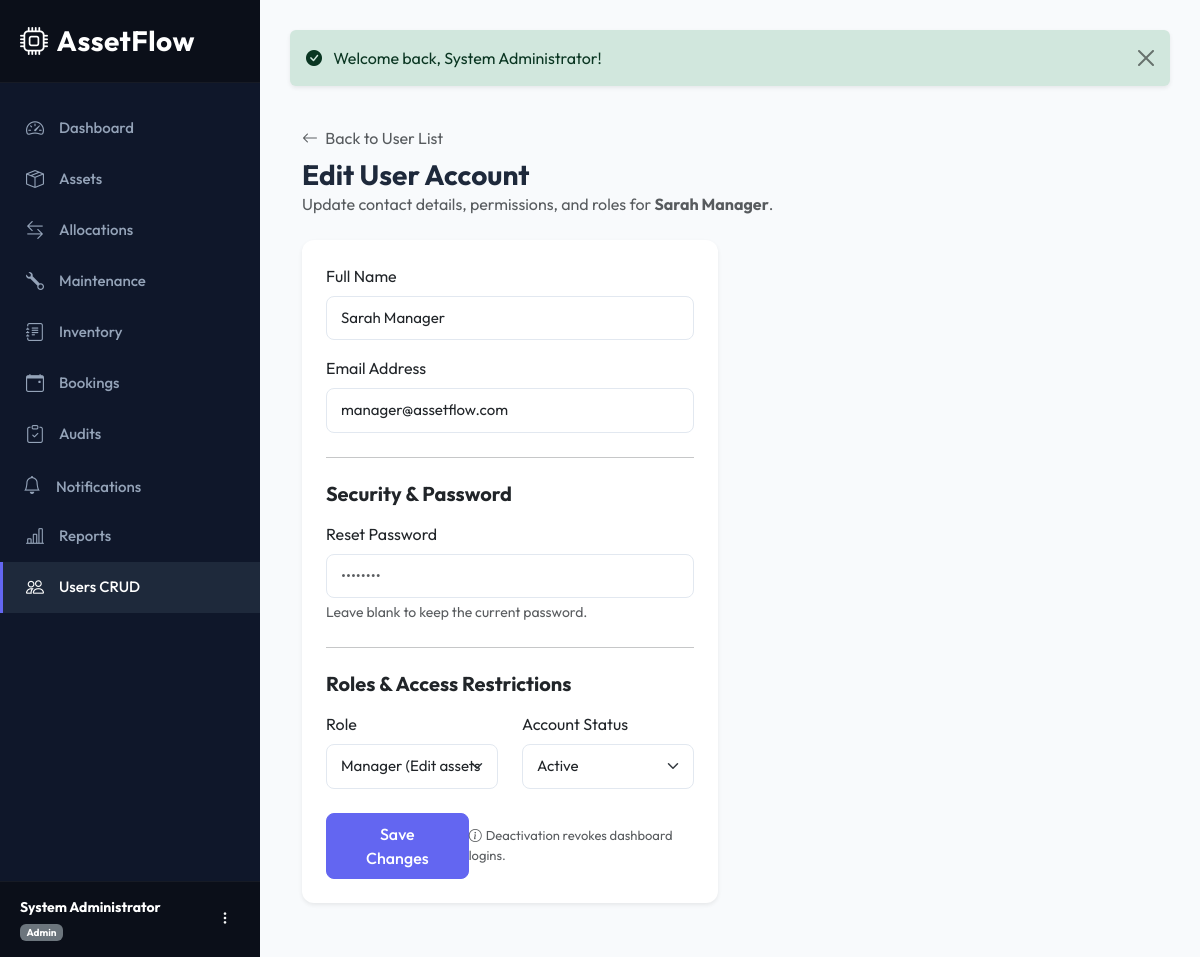
Screenshot of /users/edit?id=2 (signed in) with the database file from the repository.
### tables this page shows
CREATE TABLE `employees` (
  `id` INT AUTO_INCREMENT PRIMARY KEY,
  `role_id` INT NOT NULL,
  `department_id` INT DEFAULT NULL,
  `name` VARCHAR(100) NOT NULL,
  `email` VARCHAR(150) NOT NULL UNIQUE,
  `password_hash` VARCHAR(255) NOT NULL,
  `status` ENUM('Active', 'Inactive') NOT NULL DEFAULT 'Active',
  `profile_picture` VARCHAR(255) DEFAULT NULL,
  `preferences` TEXT DEFAULT NULL,
  `created_at` TIMESTAMP DEFAULT CURRENT_TIMESTAMP,
  `updated_at` TIMESTAMP DEFAULT CURRENT_TIMESTAMP ON UPDATE CURRENT_TIMESTAMP,
  FOREIGN KEY (`role_id`) REFERENCES `roles`(`id`) ON DELETE RESTRICT,
  FOREIGN KEY (`department_id`) REFERENCES `departments`(`id`) ON DELETE SET NULL
);

CREATE TABLE `roles` (
  `id` INT AUTO_INCREMENT PRIMARY KEY,
  `name` VARCHAR(50) NOT NULL UNIQUE,
  `permissions` TEXT COMMENT 'JSON formatted permission keys list',
  `created_at` TIMESTAMP DEFAULT CURRENT_TIMESTAMP
);

### app/core/Controller.php (called while the page is built, shortened)
<?php
abstract class Controller {
    protected function view($view, $data = []) {
        View::render($view, $data);
    }
}

### app/controllers/UserController.php (called while the page is built, shortened)
<?php
class UserController extends Controller {
    private $userModel;
    public function __construct() {
        $this->userModel = new User();
    }
    public function edit() {
        $id = $_GET['id'] ?? null;
        $user = $this->userModel->getById($id);
        $error = '';
        $this->view('users/edit', [
            'title' => 'Edit User - ' . $user['name'],
            'user' => $user,
            'error' => $error,
            'is_profile' => false
        ]);
    }
}

### public/index.php (called while the page is built, shortened)
<?php
require_once __DIR__ . '/../config/database.php';
require_once __DIR__ . '/../config/session.php';
require_once __DIR__ . '/../config/autoload.php';
if (file_exists(__DIR__ . '/../vendor/autoload.php')) {
    require_once __DIR__ . '/../vendor/autoload.php';
}
$router = new Router();
$router->add('auth/login',           'AuthController@login');
$router->add('auth/register',        'AuthController@register');
$router->add('auth/logout',          'AuthController@logout');
$router->add('auth/forgot-password', 'AuthController@forgotPassword');
$router->add('auth/reset-password',  'AuthController@resetPassword');
$router->add('dashboard',            'DashboardController@index');
$router->add('assets',               'AssetController@index');
$router->add('assets/create',        'AssetController@create');
$router->add('assets/edit',          'AssetController@edit');
$router->add('assets/view',          'AssetController@show');
$router->add('assets/delete',        'AssetController@delete');
$router->add('allocations',          'AllocationController@index');
$router->add('allocations/create',   'AllocationController@create');
$router->add('allocations/return',   'AllocationController@return');
$router->add('maintenance',          'MaintenanceController@index');
$router->add('maintenance/create',   'MaintenanceController@create');
$router->add('maintenance/edit',     'MaintenanceController@edit');
$router->add('inventory',            'InventoryController@index');
$router->add('inventory/create',     'InventoryController@create');
$router->add('inventory/edit',       'InventoryController@edit');
$router->add('reports',              'ReportController@index');
$router->add('reports/valuation',    'ReportController@valuation');
$router->add('reports/maintenance',  'ReportController@maintenance');
$router->add('reports/utilization',  'ReportController@utilization');
$router->add('reports/department',   'ReportController@department');
$router->add('reports/booking',      'ReportController@booking');
$router->add('reports/audit',        'ReportController@audit');
$router->add('reports/export',       'ReportController@export');
$router->add('users',                'UserController@index');
$router->add('users/create',         'UserController@create');
$router->add('users/edit',           'UserController@edit');
$router->add('profile',              'UserController@profile');
$router->add('departments',          'DepartmentController@index');
$router->add('departments/create',   'DepartmentController@create');
$router->add('departments/edit',     'DepartmentController@edit');
$router->add('departments/delete',   'DepartmentController@delete');
$router->add('categories',           'CategoryController@index');
$router->add('categories/create',    'CategoryController@create');
$router->add('categories/edit',      'CategoryController@edit');
$router->add('categories/delete',    'CategoryController@delete');
$router->add('bookings',             'BookingController@index');
$router->add('bookings/create',      'BookingController@create');
$router->add('bookings/cancel',      'BookingController@cancel');
$router->add('audits',               'AuditController@index');
$router->add('audits/create',        'AuditController@create');
$router->add('audits/view',          'AuditController@details');
$router->add('audits/verify',        'AuditController@verify');
$router->add('audits/close',         'AuditController@close');
$router->add('audits/report',        'AuditController@report');
$router->add('notifications',         'NotificationController@index');
$router->add('notifications/read',    'NotificationController@read');
$router->add('notifications/readAll', 'NotificationController@readAll');
$router->dispatch($_SERVER['REQUEST_URI']);

### config/autoload.php (called while the page is built, shortened)
<?php
spl_autoload_register(function ($class) {
    $prefix = 'App\\';
    $baseDir = dirname(__DIR__) . '/app/';
    $len = strlen($prefix);
    $relativeClass = substr($class, $len);
    $file = $baseDir . str_replace('\\', '/', $relativeClass) . '.php';
});

### app/core/Database.php (called while the page is built, shortened)
<?php
class Database {
    private static $instance = null;
    public static function getConnection() {
        if (self::$instance === null) {
            try {
                $dsn = "mysql:host=" . DB_HOST . ";port=" . DB_PORT . ";dbname=" . DB_NAME . ";charset=utf8mb4";
                self::$instance = new PDO($dsn, DB_USER, DB_PASS, [
                    PDO::ATTR_ERRMODE => PDO::ERRMODE_EXCEPTION,
                    PDO::ATTR_DEFAULT_FETCH_MODE => PDO::FETCH_ASSOC,
                    PDO::ATTR_EMULATE_PREPARES => false,
                ]);
            } catch (PDOException $e) {
                die("Critical System Error: Unable to establish database connection. Details: " . $e->getMessage());
            }
        }
        return self::$instance;
    }
}

### app/core/Model.php (called while the page is built, shortened)
<?php
abstract class Model {
    public function __construct() {
        $this->db = Database::getConnection();
    }
}

### app/models/User.php (called while the page is built, shortened)
<?php
class User extends Model {
    public function getById($id) {
        $stmt = $this->db->prepare("
            SELECT e.*, r.name as role
            FROM employees e
            JOIN roles r ON e.role_id = r.id
            WHERE e.id = :id
            LIMIT 1
        ");
        $stmt->execute([':id' => $id]);
        return $stmt->fetch();
    }
}

### app/core/Session.php (called while the page is built, shortened)
<?php
class Session {
    public static function get($key, $default = null) {
        return $_SESSION[$key] ?? $default;
    }
    public static function getUserId() {
        return self::get('user_id');
    }
}

### app/views/users/edit.php (the view, shortened to what this page needs)
<div class="container-fluid py-4">
    <div class="mb-4">
        <?php if ($is_profile): ?>
            <h1 class="h3 mb-0 fw-bold">My Account Profile</h1>
            <p class="text-muted">Manage your personal account details and update security password.</p>
        <?php else: ?>
            <a href="<?php echo BASE_URL; ?>/users" class="text-decoration-none text-muted"><i class="bi bi-arrow-left me-1"></i> Back to User List</a>
            <h1 class="h3 mt-2 mb-0 fw-bold">Edit User Account</h1>
            <p class="text-muted">Update contact details, permissions, and roles for <strong><?php echo htmlspecialchars($user['name']); ?></strong>.</p>
        <?php endif; ?>
    </div>
    <div class="row">
        <div class="col-lg-8 col-xl-6">
            <div class="card shadow-sm border-0">
                <div class="card-body p-4">
                    <form action="<?php echo $is_profile ? BASE_URL . '/profile' : BASE_URL . '/users/edit?id=' . $user['id']; ?>" method="POST">
                        <div class="mb-3">
                            <label for="name" class="form-label">Full Name</label>
                            <input type="text" class="form-control" id="name" name="name" required placeholder="John Doe" value="<?php echo htmlspecialchars($user['name']); ?>" autofocus>
                        </div>
                        <div class="mb-3">
                            <label for="email" class="form-label">Email Address</label>
                            <input type="email" class="form-control" id="email" name="email" required placeholder="john.doe@company.com" value="<?php echo htmlspecialchars($user['email']); ?>">
                        </div>
                        <hr class="my-4" style="background-color: var(--border-color);">
                        <h5 class="fw-bold mb-3">Security & Password</h5>
                        <div class="mb-3">
                            <label for="password" class="form-label"><?php echo $is_profile ? 'New Password' : 'Reset Password'; ?></label>
                            <input type="password" class="form-control" id="password" name="password" placeholder="••••••••">
                            <div class="form-text">Leave blank to keep the current password.</div>
                        </div>
                        <?php if (!$is_profile): ?>
                            <hr class="my-4" style="background-color: var(--border-color);">
                            <h5 class="fw-bold mb-3">Roles & Access Restrictions</h5>
                            <div class="row mb-4">
                                <div class="col-md-6 mb-3 mb-md-0">
                                    <label for="role" class="form-label">Role</label>
                                    <select class="form-select" id="role" name="role">
                                        <option value="Manager" <?php echo $user['role'] === 'Manager' ? 'selected' : ''; ?>>Manager (Edit assets & allocate)</option>
                                    </select>
                                </div>
                                <div class="col-md-6">
                                    <label for="status" class="form-label">Account Status</label>
                                    <select class="form-select" id="status" name="status">
                                        <option value="Active" <?php echo $user['status'] === 'Active' ? 'selected' : ''; ?>>Active</option>
                                    </select>
                                </div>
                            </div>
                        <?php endif; ?>
                        <div class="d-flex justify-content-between align-items-center mt-4">
                            <button type="submit" class="btn btn-primary px-4 py-2">
                                <?php echo $is_profile ? 'Update Profile' : 'Save Changes'; ?>
                            </button>
                            <?php if (!$is_profile && (int)$user['id'] !== (int)Session::getUserId()): ?>
                                <span class="text-muted" style="font-size: 13px;"><i class="bi bi-info-circle me-1"></i>Deactivation revokes dashboard logins.</span>
                            <?php endif; ?>
                        </div>
                    </form>
                </div>
            </div>
        </div>
    </div>
</div>

### public/css/style.css (style rules this page uses)
:root { --primary-bg: #f8fafc; --sidebar-bg: #0f172a; --sidebar-hover: #1e293b; --accent-color: #6366f1; --accent-hover: #4f46e5; --card-shadow: 0 4px 20px -2px rgba(0, 0, 0, 0.05), 0 2px 5px -1px rgba(0, 0, 0, 0.03); --hover-transition: all 0.25s cubic-bezier(0.4, 0, 0.2, 1); --text-main: #1e293b; --text-muted: #64748b; --border-color: #e2e8f0; }
body { font-family: 'Outfit', -apple-system, BlinkMacSystemFont, "Segoe UI", Roboto, sans-serif; background-color: var(--primary-bg); color: var(--text-main); overflow-x: hidden; }
.card { border: none; border-radius: 12px; box-shadow: var(--card-shadow); transition: var(--hover-transition); background: #fff; }
.btn-primary { background-color: var(--accent-color); border-color: var(--accent-color); font-weight: 500; padding: 8px 16px; border-radius: 8px; transition: var(--hover-transition); }
.form-control, .form-select { padding: 10px 14px; border-radius: 8px; border: 1px solid var(--border-color); font-size: 15px; transition: var(--hover-transition); }

### rows the page displays
employees: name "Sarah Manager", email "manager@assetflow.com", status "Active"
roles: role "Manager (Edit assets & allocate)"

### other values shown
$userName "System Administrator"
$role "Admin"
Session::getFlash('success') "Welcome back, System Administrator!"
